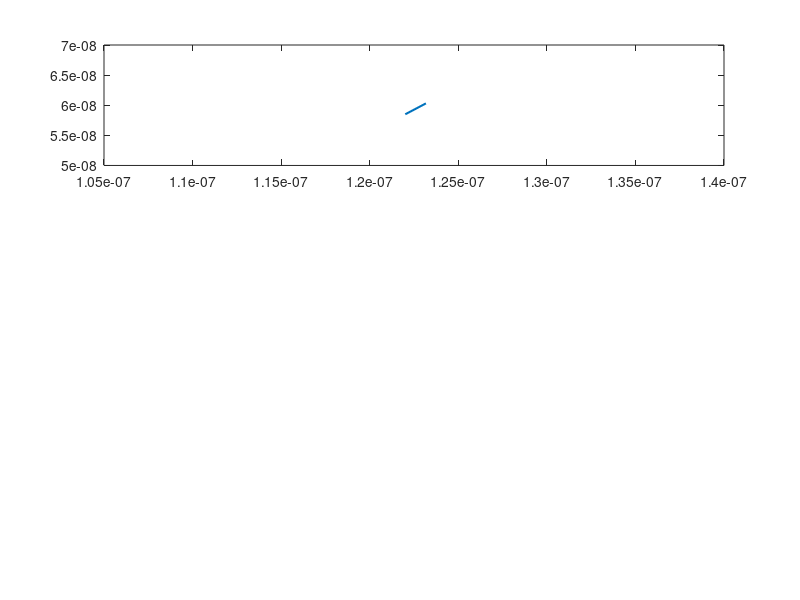

Source code (MATLAB): (Note: this script raises an error after producing the figure.)
clc; close all; clear all;
set(0, 'DefaultFigureWindowStyle', 'docked')

eCount = 1000;      % Total number of electrons
ePlotted = 10;      % Number of Electrons Plotted
dt = 10e-15;        % Time step 10fs -> -(Width/100)/vT
nt = 100;           % Simulation steps
tStop = nt * dt;	% Stop Time

% Region settings
Width = 200e-9;
Height = 100e-9;

% Electron Properties
kB = 1.38066e-23;   % J/K 
m0 = 9.11e-31;      % Rest Mass
mn = 0.26*m0;       % Effective Mass
qe = 1.602e-19;     % Charge of an Electron 

% Thermal Velocity
Temp = 300;     % K
vT = sqrt((2*kB*Temp)/mn);

% Scattering Settings
% probability of scattering
toggleScatter = 1;    % Toggle Scattering OFF(0) ON(1)
tmin = 0.2e-12;
pScatter = 1 - exp(-dt/tmin);
scatterTracker = zeros(nt, eCount);
mfp = vT * tmin;    % Mean Free Path
fprintf("tmin = %d m\n", tmin);
fprintf("Nominal Mean Free Path = %d m\n", mfp);

% Electric Field Settings
constV = 0.5;       % Constant voltage applied
Ex = constV/Width;  % electric field along the x-axis
Ey = 0;
Fx = qe * Ex;
Fy = qe * Ey;

% Initializing all electrons with a position and velocity
eObj = struct('x', 0, 'y', 0, 'vx', 0, 'vy', 0, 'vm', 0, 'vdx', 0);
eCol = rand(eCount,3);   % Random colours for plotting
for i = 1 : eCount
    eObj(i).x = rand()*Width;
    eObj(i).y = rand()*Height;
    eObj(i).vx = (sqrt(vT^2 / 2)*randn(1,1));
    eObj(i).vy = (sqrt(vT^2 / 2)*randn(1,1));
    eObj(i).vm = sqrt(eObj(i).vx^2 + eObj(i).vy^2);
end

t = 0;          % Init time
counter = 2;    % Init Counter
while t < tStop
    xVect = 0;
    yVect = 0;
    t = t + dt;	% Incrementing Time
    for i = 1 : eCount
        
        % Updating position
        xVect(i) = eObj(i).x(counter-1) + eObj(i).vx * dt;
        yVect(i) = eObj(i).y(counter-1) + eObj(i).vy * dt;
        eObj(i).x(counter) = xVect(i);
        eObj(i).y(counter) = yVect(i);
        
        % Scattering effect - Randomize direction/magnitude of velocity
        % Probability of scattering based on p.
        if pScatter > rand() && toggleScatter	% 'if true'
            eObj(i).vx = (sqrt(vT^2 / 2)*randn(1,1));
            eObj(i).vy = (sqrt(vT^2 / 2)*randn(1,1));
            scatterTracker(counter,i) = t;
        else
            scatterTracker(counter,i) = scatterTracker(counter-1,i);
        end
        
        % Updating the velocities with the effect of E-Field
        eObj(i).vx = eObj(i).vx + 1/2*Fx/mn*dt;
        eObj(i).vy = eObj(i).vy + 1/2*Fy/mn*dt;
        
        % Drift velocity calculation
        dx = eObj(i).x(counter) - eObj(i).x(counter-1);
        eObj(i).vdx = dx/dt;
        
        % Magnitude of velocity
        eObj(i).vm = sqrt(eObj(i).vx.^2 + eObj(i).vy.^2);
        
        % Top and Bottom Boundary Conditions
        if eObj(i).y(counter) > Height % y = 200nm boundary 
            diff = eObj(i).y(counter) - Height;
            eObj(i).y(counter) = Height - diff;
            eObj(i).vy = -eObj(i).vy;
        end
        if eObj(i).y(counter) < 0   % y = 0nm boundary
            diff = -eObj(i).y(counter);
            eObj(i).y(counter) = diff;
            eObj(i).vy = -eObj(i).vy;
        end
        
        % Plotting Electrons
        if (i <= ePlotted)
            % Plotting previous and current position
            subplot(3,1,1);
            p = plot( [eObj(i).x(counter-1), eObj(i).x(counter)], ...
                [eObj(i).y(counter-1), eObj(i).y(counter)], ...
                'LineWidth', 1.5);
            p.Color = eCol(i,:);        % Giving a unique colour to each
            axis([0,Width,0,Height]);	% Plot Axis' set
            title('Electron Trajectories');
            hold on
        end
        
        % Left hand and Right hand side Boundary Conditions
        if eObj(i).x(counter) > Width   % x = 100nm boundary
            eObj(i).x(counter) = eObj(i).x(counter) - Width;
        end
        if eObj(i).x(counter) < 0   % x = 0nm boundary
            eObj(i).x(counter) = eObj(i).x(counter) + Width;
        end
        
    end
    pause(0.01);	% Delay for animation
    
    
    % Plotting the Average Temperature over time
    Time(:,counter) = t;
    allTemperatures = ( ([eObj(:).vm].^2) .* mn ) ./ (kB*2);
    Temp(:,counter) = mean(allTemperatures); % Average Temperature
    subplot(3,2,3), plot(Time, Temp, 'k', 'LineWidth',1.75);
    xlabel('Time (t)'), ylabel('Temperature (K)');
    title('Average Temperature');
    
    % Plotting Temperature Map
    xv = linspace(min(xVect), max(xVect), 50);
    yv = linspace(min(yVect), max(yVect), 100);
    [X,Y] = meshgrid(xv, yv);
    Z = griddata(xVect,yVect,allTemperatures,X,Y);  % Mapping Temps
    subplot(3, 2, 4);
    imagesc(xv,yv,Z),colorbar,title('Temperature Map');
    axis([0,Width,0,Height]);  % Plot Axis' set
    
    % Plotting drift current density over time
    Jnx(:,counter) = qe*eCount*mean([eObj(:).vdx]);
    subplot(3,2,5), plot(Time, Jnx, 'k', 'LineWidth',1.75);
    xlabel('Time (t)'), ylabel('Drift current density (A/m^2)');
    title('Average Current Behaviour');
    
    % Plotting an Electron Density map
    xPts = linspace(0, Width, 50);
    yPts = linspace(0, Height, 100);
    N = histcounts2(xVect, yVect, xPts, yPts);
    subplot(3, 2, 6);
    imagesc(xPts,yPts,N),colorbar,title('Electron Density Map');
    
    counter = counter + 1;      % Incrementing Sim Counter
end
hold off
